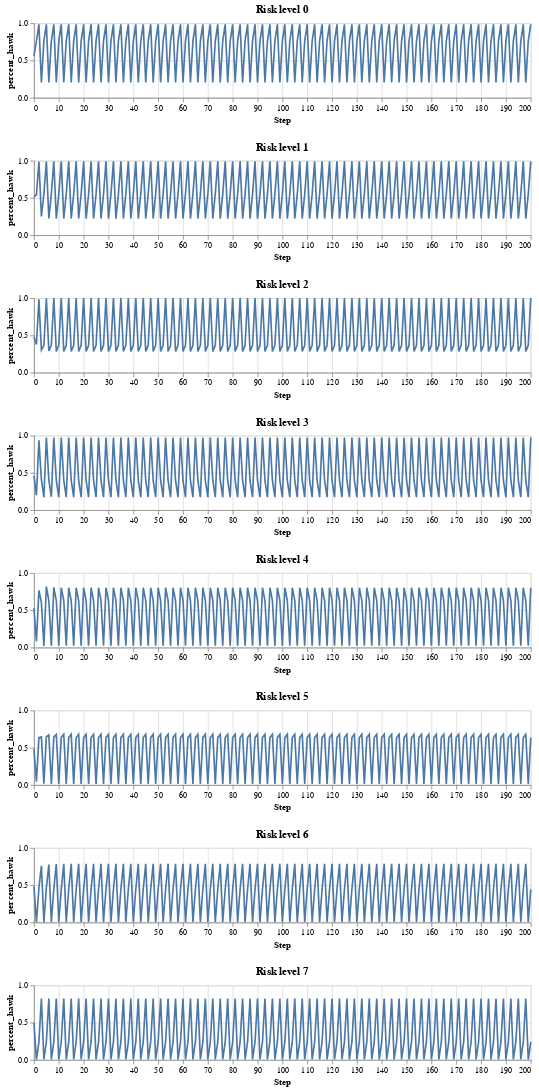

The cell this chart's notebook holds for it:
### Code cell
# create and display charts for each run / risk level

charts = []

for i in range(8):
    run_i = run_df[run_df.RunId == i]
    risk_level = run_i.agent_risk_level.unique()[0]
    run_chart = alt.Chart(run_i).mark_line().encode(
        x='Step',
        y=alt.Y('percent_hawk', scale=alt.Scale(domain=[0, 1.0]))
        # color='agent_risk_level:N',
    ).properties(
        # title=f'Run {i}, risk level {risk_level}',
        title=f'Risk level {risk_level}',
        width=600,
        height=90
    )
    charts.append(run_chart)

combined_chart = None
for c in charts:
    if combined_chart is None:
        combined_chart = c
    else:
        combined_chart = alt.vconcat(combined_chart, c)

combined_chart

### Figure 1 — Vega-Lite specification as saved in the notebook (floating-point values rounded to 4 significant figures; data arrays with more than 128 entries replaced by an {"elided": "..."} marker saying what was removed)
{"config": {"view": {"continuousWidth": 300, "continuousHeight": 300}}, "vconcat": [{"vconcat": [{"vconcat": [{"vconcat": [{"vconcat": [{"vconcat": [{"vconcat": [{"data": {"name": "data-57dcdb310dc076f82267c8157e06cfe3"}, "mark": {"type": "line"}, "encoding": {"x": {"field": "Step", "type": "quantitative"}, "y": {"field": "percent_hawk", "scale": {"domain": [0, 1.0]}, "type": "quantitative"}}, "height": 90, "title": "Risk level 0", "width": 600}, {"data": {"name": "data-1c9415ecbadf532b241b4de577ebb9d0"}, "mark": {"type": "line"}, "encoding": {"x": {"field": "Step", "type": "quantitative"}, "y": {"field": "percent_hawk", "scale": {"domain": [0, 1.0]}, "type": "quantitative"}}, "height": 90, "title": "Risk level 1", "width": 600}]}, {"data": {"name": "data-57c0d01c65593fe8581f5665978e69f8"}, "mark": {"type": "line"}, "encoding": {"x": {"field": "Step", "type": "quantitative"}, "y": {"field": "percent_hawk", "scale": {"domain": [0, 1.0]}, "type": "quantitative"}}, "height": 90, "title": "Risk level 2", "width": 600}]}, {"data": {"name": "data-4d8e38256c06bab24bb026f935972332"}, "mark": {"type": "line"}, "encoding": {"x": {"field": "Step", "type": "quantitative"}, "y": {"field": "percent_hawk", "scale": {"domain": [0, 1.0]}, "type": "quantitative"}}, "height": 90, "title": "Risk level 3", "width": 600}]}, {"data": {"name": "data-bcc6a3b1a7e06b0d13edf40d3fb518f9"}, "mark": {"type": "line"}, "encoding": {"x": {"field": "Step", "type": "quantitative"}, "y": {"field": "percent_hawk", "scale": {"domain": [0, 1.0]}, "type": "quantitative"}}, "height": 90, "title": "Risk level 4", "width": 600}]}, {"data": {"name": "data-4259214140bc98135c01b95b2b3c6aae"}, "mark": {"type": "line"}, "encoding": {"x": {"field": "Step", "type": "quantitative"}, "y": {"field": "percent_hawk", "scale": {"domain": [0, 1.0]}, "type": "quantitative"}}, "height": 90, "title": "Risk level 5", "width": 600}]}, {"data": {"name": "data-99f0a69edaad6e55da7f86dc5266d6df"}, "mark": {"type": "line"}, "encoding": {"x": {"field": "Step", "type": "quantitative"}, "y": {"field": "percent_hawk", "scale": {"domain": [0, 1.0]}, "type": "quantitative"}}, "height": 90, "title": "Risk level 6", "width": 600}]}, {"data": {"name": "data-41ed74fcb100dd4467c809fe12f8c597"}, "mark": {"type": "line"}, "encoding": {"x": {"field": "Step", "type": "quantitative"}, "y": {"field": "percent_hawk", "scale": {"domain": [0, 1.0]}, "type": "quantitative"}}, "height": 90, "title": "Risk level 7", "width": 600}], "$schema": "https://vega.github.io/schema/vega-lite/v5.14.1.json", "datasets": {"data-57dcdb310dc076f82267c8157e06cfe3": {"elided": "201 records"}, "data-1c9415ecbadf532b241b4de577ebb9d0": {"elided": "201 records"}, "data-57c0d01c65593fe8581f5665978e69f8": {"elided": "201 records"}, "data-4d8e38256c06bab24bb026f935972332": {"elided": "201 records"}, "data-bcc6a3b1a7e06b0d13edf40d3fb518f9": {"elided": "201 records"}, "data-4259214140bc98135c01b95b2b3c6aae": {"elided": "201 records"}, "data-99f0a69edaad6e55da7f86dc5266d6df": {"elided": "201 records"}, "data-41ed74fcb100dd4467c809fe12f8c597": {"elided": "201 records"}}}
